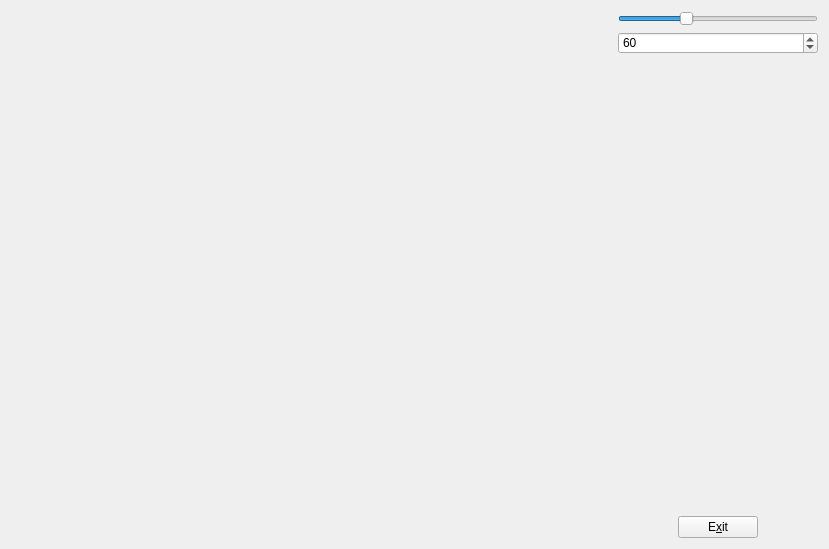
<?xml version="1.0" encoding="UTF-8"?>
<ui version="4.0">
 <class>MyForm</class>
 <widget class="QWidget" name="MyForm">
  <property name="geometry">
   <rect>
    <x>0</x>
    <y>0</y>
    <width>829</width>
    <height>549</height>
   </rect>
  </property>
  <property name="windowTitle">
   <string>Zoom: fov</string>
  </property>
  <layout class="QHBoxLayout" name="horizontalLayout_2">
   <item>
    <widget class="MyGLWidget" name="widget" native="true">
     <property name="sizePolicy">
      <sizepolicy hsizetype="Expanding" vsizetype="Expanding">
       <horstretch>0</horstretch>
       <verstretch>0</verstretch>
      </sizepolicy>
     </property>
    </widget>
   </item>
   <item>
    <layout class="QVBoxLayout" name="verticalLayout_3">
     <item>
      <layout class="QVBoxLayout" name="verticalLayout_2">
       <item>
        <widget class="QSlider" name="horizontalSlider">
         <property name="sizePolicy">
          <sizepolicy hsizetype="Minimum" vsizetype="Fixed">
           <horstretch>0</horstretch>
           <verstretch>0</verstretch>
          </sizepolicy>
         </property>
         <property name="minimumSize">
          <size>
           <width>200</width>
           <height>0</height>
          </size>
         </property>
         <property name="minimum">
          <number>1</number>
         </property>
         <property name="maximum">
          <number>179</number>
         </property>
         <property name="value">
          <number>60</number>
         </property>
         <property name="orientation">
          <enum>Qt::Horizontal</enum>
         </property>
        </widget>
       </item>
      </layout>
     </item>
     <item>
      <widget class="QSpinBox" name="spinBox">
       <property name="styleSheet">
        <string notr="true">color: black;</string>
       </property>
       <property name="minimum">
        <number>1</number>
       </property>
       <property name="maximum">
        <number>179</number>
       </property>
       <property name="value">
        <number>60</number>
       </property>
      </widget>
     </item>
     <item>
      <layout class="QHBoxLayout" name="horizontalLayout">
       <item>
        <layout class="QVBoxLayout" name="verticalLayout">
         <item>
          <spacer name="verticalSpacer">
           <property name="orientation">
            <enum>Qt::Vertical</enum>
           </property>
           <property name="sizeHint" stdset="0">
            <size>
             <width>20</width>
             <height>40</height>
            </size>
           </property>
          </spacer>
         </item>
         <item>
          <widget class="QPushButton" name="pushButton">
           <property name="sizePolicy">
            <sizepolicy hsizetype="Fixed" vsizetype="Fixed">
             <horstretch>0</horstretch>
             <verstretch>0</verstretch>
            </sizepolicy>
           </property>
           <property name="text">
            <string>E&amp;xit</string>
           </property>
          </widget>
         </item>
        </layout>
       </item>
      </layout>
     </item>
    </layout>
   </item>
  </layout>
 </widget>
 <customwidgets>
  <customwidget>
   <class>MyGLWidget</class>
   <extends>QWidget</extends>
   <header>MyGLWidget.h</header>
   <container>1</container>
   <slots>
    <slot>changeFOV(int)</slot>
   </slots>
  </customwidget>
 </customwidgets>
 <resources/>
 <connections>
  <connection>
   <sender>pushButton</sender>
   <signal>clicked()</signal>
   <receiver>MyForm</receiver>
   <slot>close()</slot>
   <hints>
    <hint type="sourcelabel">
     <x>698</x>
     <y>536</y>
    </hint>
    <hint type="destinationlabel">
     <x>828</x>
     <y>529</y>
    </hint>
   </hints>
  </connection>
  <connection>
   <sender>spinBox</sender>
   <signal>valueChanged(int)</signal>
   <receiver>horizontalSlider</receiver>
   <slot>setValue(int)</slot>
   <hints>
    <hint type="sourcelabel">
     <x>640</x>
     <y>41</y>
    </hint>
    <hint type="destinationlabel">
     <x>641</x>
     <y>20</y>
    </hint>
   </hints>
  </connection>
  <connection>
   <sender>horizontalSlider</sender>
   <signal>valueChanged(int)</signal>
   <receiver>spinBox</receiver>
   <slot>setValue(int)</slot>
   <hints>
    <hint type="sourcelabel">
     <x>760</x>
     <y>24</y>
    </hint>
    <hint type="destinationlabel">
     <x>759</x>
     <y>45</y>
    </hint>
   </hints>
  </connection>
  <connection>
   <sender>horizontalSlider</sender>
   <signal>valueChanged(int)</signal>
   <receiver>widget</receiver>
   <slot>changeFOV(int)</slot>
   <hints>
    <hint type="sourcelabel">
     <x>627</x>
     <y>15</y>
    </hint>
    <hint type="destinationlabel">
     <x>562</x>
     <y>19</y>
    </hint>
   </hints>
  </connection>
 </connections>
</ui>
